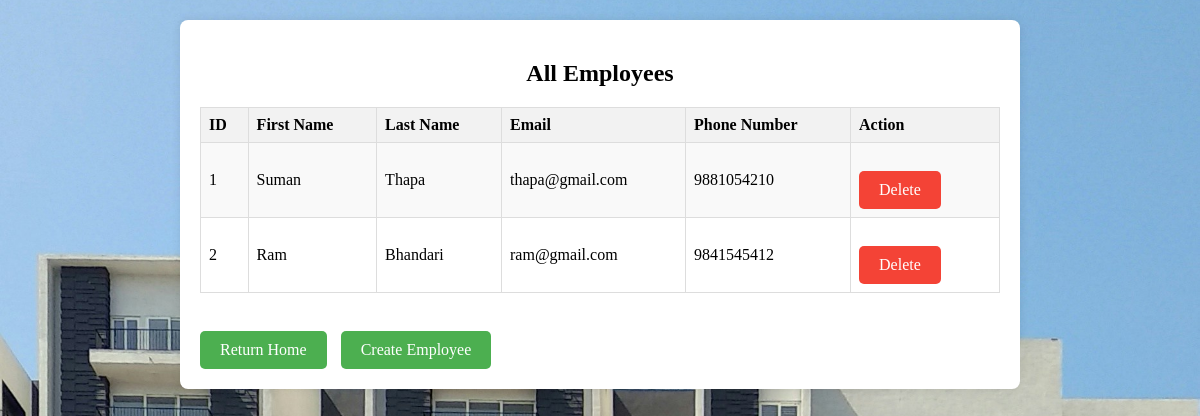
Page /Owner/viewempl.php on the committed database.
### tables this page shows
CREATE TABLE `employee` (
  `employee_id` int(11) NOT NULL,
  `first_name` varchar(255) NOT NULL,
  `last_name` varchar(255) NOT NULL,
  `email` varchar(255) NOT NULL,
  `phone_number` varchar(20) NOT NULL,
  `admin_id` int(11) DEFAULT NULL,
  `username` varchar(255) NOT NULL,
  `password` varchar(255) NOT NULL,
  `owner_id` int(11) DEFAULT NULL,
  `name` varchar(50) NOT NULL
);

### Owner/viewempl.php (the view, shortened to what this page needs)
<!DOCTYPE html>
<html lang="en">
<head>
</head>
<body>
    <div class="container">
        <?php
        $servername = "localhost";
        $username = "root";
        $password = "";
        $database = "apartment_management";
        $conn = new mysqli($servername, $username, $password, $database);
        $query = "SELECT * FROM employee";
        $result = $conn->query($query);
        if ($result->num_rows > 0) {
            $index=1;
            echo "<h2>All Employees</h2>";
            echo "<table>";
            echo "<tr><th>ID</th><th>First Name</th><th>Last Name</th><th>Email</th><th>Phone Number</th><th>Action</th></tr>";
            while ($row = $result->fetch_assoc()) {
                echo "<tr>";
                echo "<td>" . $index . "</td>";
                echo "<td>" . $row["first_name"] . "</td>";
                echo "<td>" . $row["last_name"] . "</td>";
                echo "<td>" . $row["email"] . "</td>";
                echo "<td>" . $row["phone_number"] . "</td>";
                echo "<td><a href='?delete_id=" . $row["employee_id"] . "' class='delete-button'>Delete</a></td>";
                echo "</tr>";
                $index++;
            }
            echo "</table>";
        } else {
            echo "No employees found.";
        }
        ?>
        <br>
        <a href="../admin/admin_dashboard.php" class="back-button">Return Home</a>
        <a href="../owner/createemployee.php" class="create-employee-button">Create Employee</a>
    </div>
</body>
</html>

### Owner/viewempl.php (style rules this page uses)
body { background-image: url('../images/1.jpg'); background-size: cover; background-repeat: no-repeat; background-position: center; margin: 0; padding: 0; }
.container { max-width: 800px; margin: 20px auto; padding: 20px; background-color: #fff; border-radius: 8px; box-shadow: 0 0 10px rgba(0, 0, 0, 0.1); }
h2 { text-align: center; }
table { width: 100%; border-collapse: collapse; }
table, th, td { border: 1px solid #ddd; padding: 8px; text-align: left; }
th { background-color: #f2f2f2; }
tr:nth-child(even) { background-color: #f9f9f9; }
.back-button, .delete-button, .create-employee-button { display: inline-block; padding: 10px 20px; margin-top: 20px; margin-right: 10px; background-color: #4CAF50; color: white; text-decoration: none; border-radius: 5px; }
.delete-button { background-color: #f44336; }

### rows in the picture
employee: first_name "Suman", last_name "Thapa", email "thapa@gmail.com", phone_number "9881054210"
employee: first_name "Ram", last_name "Bhandari", email "ram@gmail.com", phone_number "9841545412"
